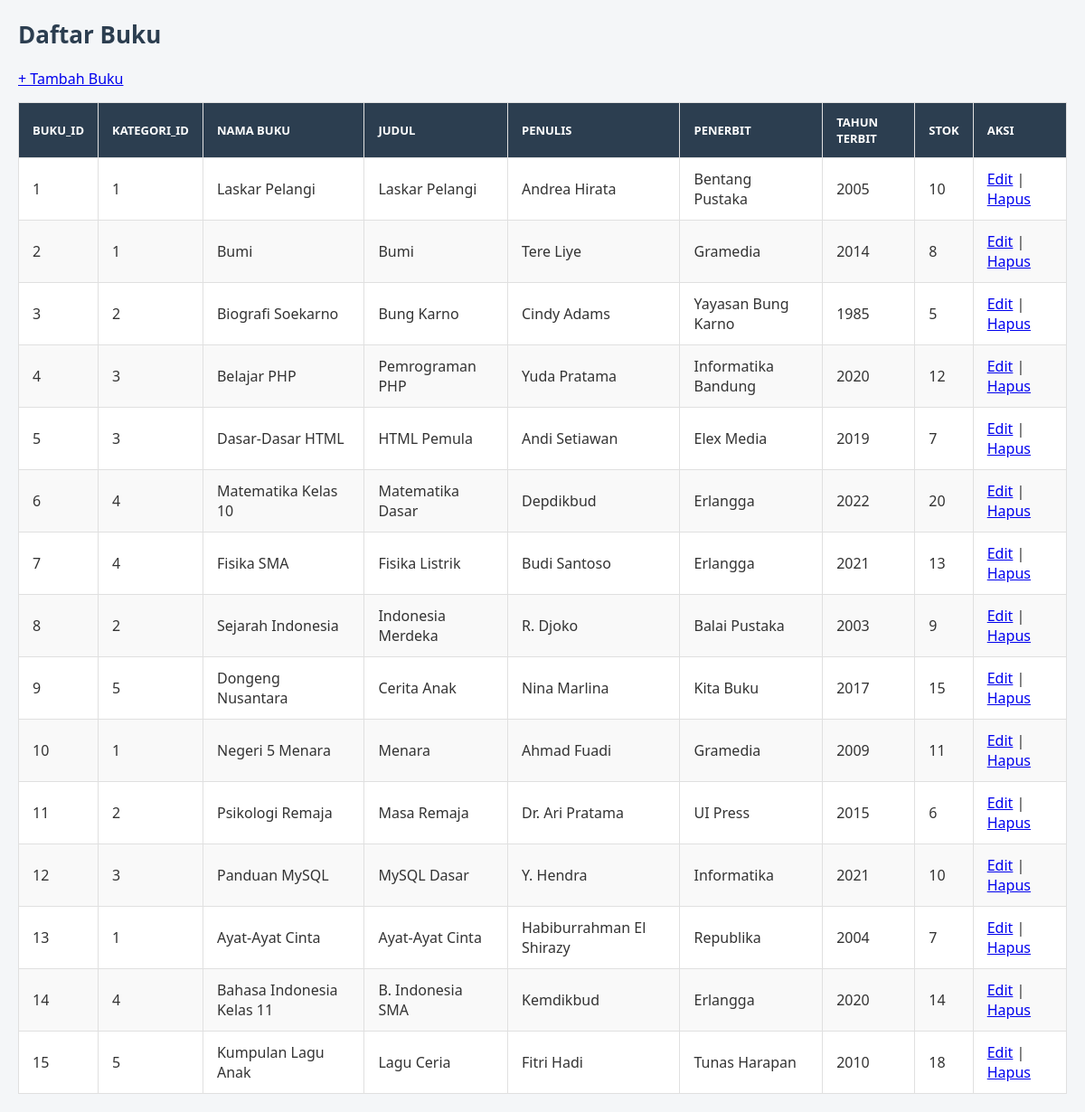
Screenshot of /?page=buku with the database file from the repository.
### tables this page shows
CREATE TABLE buku (
    buku_id INT PRIMARY KEY AUTO_INCREMENT,
    kategori_id INT,
    nama_buku VARCHAR(150),
    judul VARCHAR(150),
    penulis VARCHAR(100),
    penerbit VARCHAR(100),
    tahun_terbit YEAR,
    jumlah_tersedia INT,
    FOREIGN KEY (kategori_id) REFERENCES kategori_buku(kategori_id)
);

### Controller/Bukucontroller.php (called while the page is built, shortened)
<?php
require_once __DIR__ . '/../models/Bukumodel.php';
class Bukucontroller
{
    public static function index()
    {
        $model = new Bukumodel();
        $buku = $model->getAll();
        require_once __DIR__ . '/../Views/buku/index.php';
    }
}
?>

### Models/Bukumodel.php (called while the page is built, shortened)
<?php
class Bukumodel {
    private $conn;
    public function __construct() {
        $this->conn = new mysqli("localhost", "root", "", "perpus");
    }
    public function getAll() {
        $sql = "SELECT * FROM buku";
        $result = $this->conn->query($sql);
        return $result;
    }
}
?>

### Views/buku/index.php (the view)
<h2>Daftar Buku</h2>
<link rel="stylesheet" type="text/css" href="public/style.css">
<a href="index.php?page=buku-create">+ Tambah Buku</a>
<table border="1" cellpadding="8" cellspacing="0">
    <thead>
        <tr>
            <th>Buku_id</th>
            <th>Kategori_id</th>
            <th>Nama buku</th>
            <th>Judul</th>
            <th>Penulis</th>
            <th>Penerbit</th>
            <th>Tahun terbit</th>
            <th>Stok</th>
            <th>Aksi</th>
        </tr>
    </thead>
    <tbody>
        <?php if ($buku && $buku->num_rows > 0) : ?>
            <?php while ($item = $buku->fetch_assoc()) : ?>
                <tr>
                    <td><?= htmlspecialchars($item['buku_id']) ?></td>
                    <td><?= htmlspecialchars($item['kategori_id']) ?></td>
                    <td><?= htmlspecialchars($item['nama_buku']) ?></td>
                    <td><?= htmlspecialchars($item['judul']) ?></td>
                    <td><?= htmlspecialchars($item['penulis']) ?></td>
                    <td><?= htmlspecialchars($item['penerbit']) ?></td>
                    <td><?= htmlspecialchars($item['tahun_terbit']) ?></td>
                    <td><?= htmlspecialchars($item['jumlah_tersedia']) ?></td>
                    <td>
                        <a href="?page=buku-edit&id=<?= $item['buku_id'] ?>">Edit</a> |
                        <a href="?page=buku-delete&id=<?= $item['buku_id'] ?>" onclick="return confirm('Yakin ingin hapus?')">Hapus</a>
                    </td>
                </tr>
            <?php endwhile; ?>
        <?php else : ?>
            <tr>
                <td colspan="8">Tidak ada data buku.</td>
            </tr>
        <?php endif; ?>
    </tbody>
</table>

### index.php (shortened to what this page needs)
<?php
$page = $_GET['page'] ?? 'home';
switch ($page) {
    case 'buku':
        require_once './Controller/BukuController.php';
        $controller = new BukuController();
        $controller->index();
        break;
}

### public/style.css (style rules this page uses)
* { margin: 0; padding: 0; box-sizing: border-box; font-family: 'Segoe UI', sans-serif; }
h2 { margin-bottom: 20px; font-size: 26px; color: #2c3e50; }
table { width: 100%; border-collapse: collapse; margin-top: 15px; background: #fff; }
th, td { padding: 12px 15px; border: 1px solid #e0e0e0; text-align: left; }
th { background-color: #2c3e50; color: white; text-transform: uppercase; font-size: 13px; }
tr:nth-child(even) { background-color: #f9f9f9; }

### rows the page displays
buku: buku_id "1", kategori "1", nama_buku "Laskar Pelangi", judul "Laskar Pelangi", penulis "Andrea Hirata", penerbit "Bentang Pustaka", tahun_terbit "2005", jumlah_tersedia "10"
buku: buku_id "2", kategori "1", nama_buku "Bumi", judul "Bumi", penulis "Tere Liye", penerbit "Gramedia", tahun_terbit "2014", jumlah_tersedia "8"
buku: buku_id "3", kategori "2", nama_buku "Biografi Soekarno", judul "Bung Karno", penulis "Cindy Adams", penerbit "Yayasan Bung Karno", tahun_terbit "1985", jumlah_tersedia "5"
buku: buku_id "4", kategori "3", nama_buku "Belajar PHP", judul "Pemrograman PHP", penulis "Yuda Pratama", penerbit "Informatika Bandung", tahun_terbit "2020", jumlah_tersedia "12"
buku: buku_id "5", kategori "3", nama_buku "Dasar-Dasar HTML", judul "HTML Pemula", penulis "Andi Setiawan", penerbit "Elex Media", tahun_terbit "2019", jumlah_tersedia "7"
buku: buku_id "6", kategori "4", nama_buku "Matematika Kelas 10", judul "Matematika Dasar", penulis "Depdikbud", penerbit "Erlangga", tahun_terbit "2022", jumlah_tersedia "20"
buku: buku_id "7", kategori "4", nama_buku "Fisika SMA", judul "Fisika Listrik", penulis "Budi Santoso", penerbit "Erlangga", tahun_terbit "2021", jumlah_tersedia "13"
buku: buku_id "8", kategori "2", nama_buku "Sejarah Indonesia", judul "Indonesia Merdeka", penulis "R. Djoko", penerbit "Balai Pustaka", tahun_terbit "2003", jumlah_tersedia "9"
buku: buku_id "9", kategori "5", nama_buku "Dongeng Nusantara", judul "Cerita Anak", penulis "Nina Marlina", penerbit "Kita Buku", tahun_terbit "2017", jumlah_tersedia "15"
buku: buku_id "10", kategori "1", nama_buku "Negeri 5 Menara", judul "Menara", penulis "Ahmad Fuadi", penerbit "Gramedia", tahun_terbit "2009", jumlah_tersedia "11"
buku: buku_id "11", kategori "2", nama_buku "Psikologi Remaja", judul "Masa Remaja", penulis "Dr. Ari Pratama", penerbit "UI Press", tahun_terbit "2015", jumlah_tersedia "6"
buku: buku_id "12", kategori "3", nama_buku "Panduan MySQL", judul "MySQL Dasar", penulis "Y. Hendra", penerbit "Informatika", tahun_terbit "2021", jumlah_tersedia "10"
buku: buku_id "13", kategori "1", nama_buku "Ayat-Ayat Cinta", judul "Ayat-Ayat Cinta", penulis "Habiburrahman El Shirazy", penerbit "Republika", tahun_terbit "2004", jumlah_tersedia "7"
buku: buku_id "14", kategori "4", nama_buku "Bahasa Indonesia Kelas 11", judul "B. Indonesia SMA", penulis "Kemdikbud", penerbit "Erlangga", tahun_terbit "2020", jumlah_tersedia "14"
buku: buku_id "15", kategori "5", nama_buku "Kumpulan Lagu Anak", judul "Lagu Ceria", penulis "Fitri Hadi", penerbit "Tunas Harapan", tahun_terbit "2010", jumlah_tersedia "18"
